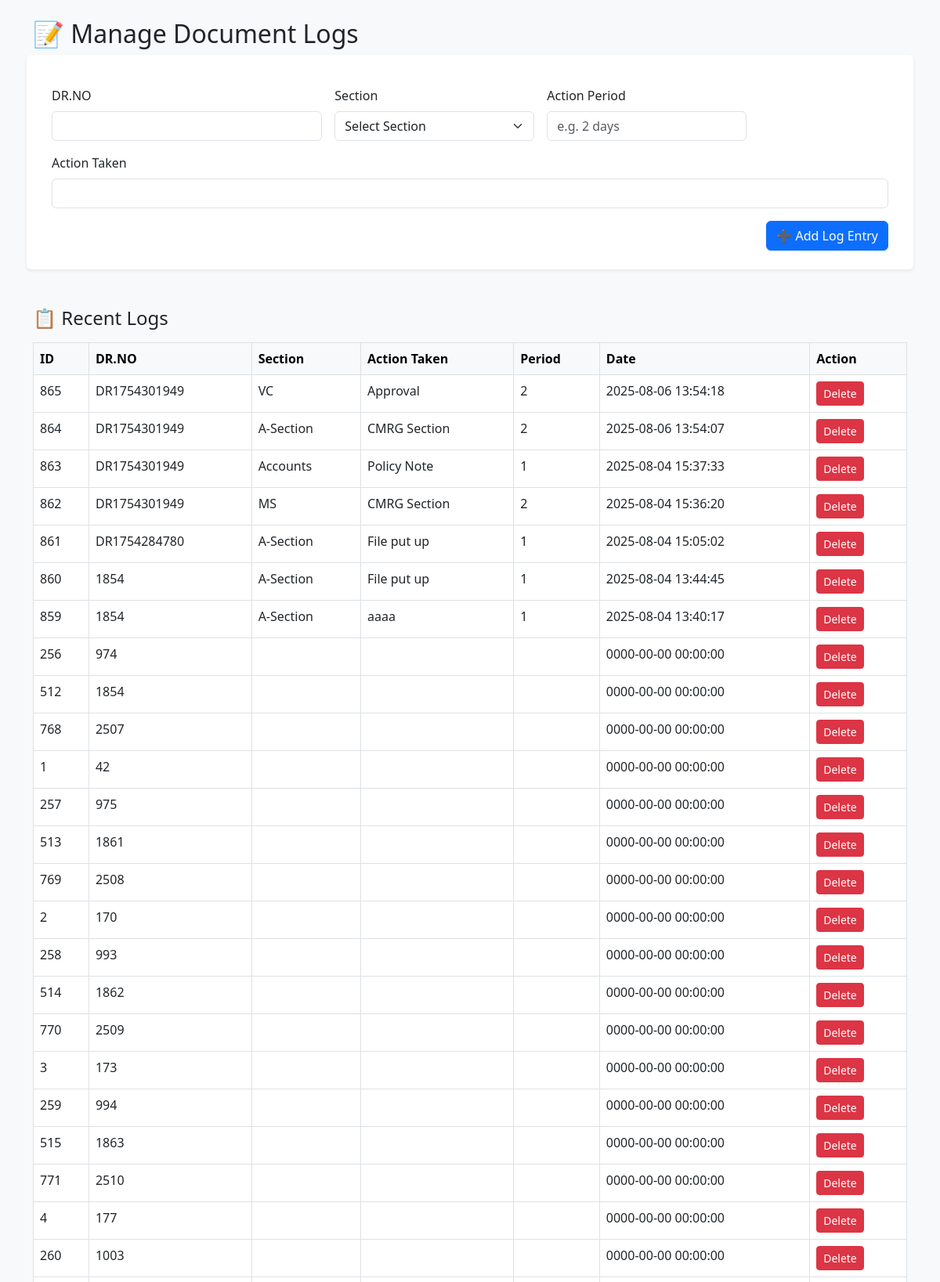
Page /logs_crud1.php (upper part) on the committed database.
### tables this page shows
CREATE TABLE `document_logs` (
  `id` int(11) NOT NULL,
  `dr_no` varchar(100) DEFAULT NULL,
  `section` varchar(100) DEFAULT NULL,
  `action_taken` text DEFAULT NULL,
  `action_period` varchar(100) DEFAULT NULL,
  `scanned_at` datetime DEFAULT current_timestamp(),
  `degree` varchar(255) DEFAULT NULL,
  `university_equivalent` varchar(255) DEFAULT NULL,
  `petitioner` varchar(255) DEFAULT NULL,
  `letter_date` date DEFAULT NULL,
  `board` varchar(255) DEFAULT NULL,
  `letter_received` date DEFAULT NULL,
  `status` varchar(100) DEFAULT NULL,
  `petition_type` varchar(100) DEFAULT NULL,
  `email` varchar(255) DEFAULT NULL,
  `mobile` varchar(20) DEFAULT NULL,
  `letter_ref` varchar(255) DEFAULT NULL,
  `go_no` varchar(100) DEFAULT NULL,
  `go_date` date DEFAULT NULL
);

### logs_crud1.php (the view, shortened to what this page needs)
<?php include 'config.php'; ?>
<!DOCTYPE html>
<html lang="en">
<head>
    <link href="https://cdn.jsdelivr.net/npm/bootstrap@5.3.0/dist/css/bootstrap.min.css" rel="stylesheet">
</head>
<body class="bg-light">
    <div class="container py-4">
        <h2 class="mb-4">📝 Manage Document Logs</h2>
        <form method="post" class="row g-3 mb-4 bg-white p-4 rounded shadow-sm">
            <div class="col-md-4">
                <label class="form-label">DR.NO</label>
                <input type="text" name="dr_no" class="form-control" required>
            </div>
            <div class="col-md-3">
                <label class="form-label">Section</label>
                <select name="section" class="form-select" required>
                    <option value="">Select Section</option>
                </select>
            </div>
            <div class="col-md-3">
                <label class="form-label">Action Period</label>
                <input type="text" name="action_period" class="form-control" placeholder="e.g. 2 days" required>
            </div>
            <div class="col-md-12">
                <label class="form-label">Action Taken</label>
                <input type="text" name="action_taken" class="form-control" required>
            </div>
            <div class="col-md-12 text-end">
                <button name="log" class="btn btn-primary">➕ Add Log Entry</button>
            </div>
        </form>
        <h4 class="mt-5 mb-3">📋 Recent Logs</h4>
        <div class="table-responsive">
            <table class="table table-bordered table-hover bg-white">
                <thead class="table-light">
                    <tr>
                        <th>ID</th>
                        <th>DR.NO</th>
                        <th>Section</th>
                        <th>Action Taken</th>
                        <th>Period</th>
                        <th>Date</th>
                        <th>Action</th>
                    </tr>
                </thead>
                <tbody>
                    <?php
                    $res = $conn->query("SELECT * FROM document_logs ORDER BY scanned_at DESC LIMIT 100");
                    while ($row = $res->fetch_assoc()) {
                        echo "<tr>
              <td>{$row['id']}</td>
              <td>{$row['dr_no']}</td>
              <td>{$row['section']}</td>
              <td>{$row['action_taken']}</td>
              <td>{$row['action_period']}</td>
              <td>{$row['scanned_at']}</td>
              <td><a href='?delete={$row['id']}' class='btn btn-sm btn-danger'>Delete</a></td>
          </tr>";
                    }
                    ?>
                </tbody>
            </table>
        </div>
    </div>
</body>
</html>

### rows in the picture
document_logs: id "865", dr_no "DR1754301949", section "VC", action_taken "Approval", action_period "2", scanned_at "2025-08-06 13:54:18"
document_logs: id "864", dr_no "DR1754301949", section "A-Section", action_taken "CMRG Section", action_period "2", scanned_at "2025-08-06 13:54:07"
document_logs: id "863", dr_no "DR1754301949", section "Accounts", action_taken "Policy Note", action_period "1", scanned_at "2025-08-04 15:37:33"
document_logs: id "862", dr_no "DR1754301949", section "MS", action_taken "CMRG Section", action_period "2", scanned_at "2025-08-04 15:36:20"
document_logs: id "861", dr_no "DR1754284780", section "A-Section", action_taken "File put up", action_period "1", scanned_at "2025-08-04 15:05:02"
document_logs: id "860", dr_no "1854", section "A-Section", action_taken "File put up", action_period "1", scanned_at "2025-08-04 13:44:45"
document_logs: id "859", dr_no "1854", section "A-Section", action_taken "aaaa", action_period "1", scanned_at "2025-08-04 13:40:17"
document_logs: id "256", dr_no "974", scanned_at "0000-00-00 00:00:00"
document_logs: id "512", dr_no "1854", scanned_at "0000-00-00 00:00:00"
document_logs: id "768", dr_no "2507", scanned_at "0000-00-00 00:00:00"
document_logs: id "1", dr_no "42", scanned_at "0000-00-00 00:00:00"
document_logs: id "257", dr_no "975", scanned_at "0000-00-00 00:00:00"
document_logs: id "513", dr_no "1861", scanned_at "0000-00-00 00:00:00"
document_logs: id "769", dr_no "2508", scanned_at "0000-00-00 00:00:00"
document_logs: id "2", dr_no "170", scanned_at "0000-00-00 00:00:00"
document_logs: id "258", dr_no "993", scanned_at "0000-00-00 00:00:00"
document_logs: id "514", dr_no "1862", scanned_at "0000-00-00 00:00:00"
document_logs: id "770", dr_no "2509", scanned_at "0000-00-00 00:00:00"
document_logs: id "3", dr_no "173", scanned_at "0000-00-00 00:00:00"
document_logs: id "259", dr_no "994", scanned_at "0000-00-00 00:00:00"
document_logs: id "515", dr_no "1863", scanned_at "0000-00-00 00:00:00"
document_logs: id "771", dr_no "2510", scanned_at "0000-00-00 00:00:00"
document_logs: id "4", dr_no "177", scanned_at "0000-00-00 00:00:00"
document_logs: id "260", dr_no "1003", scanned_at "0000-00-00 00:00:00"
